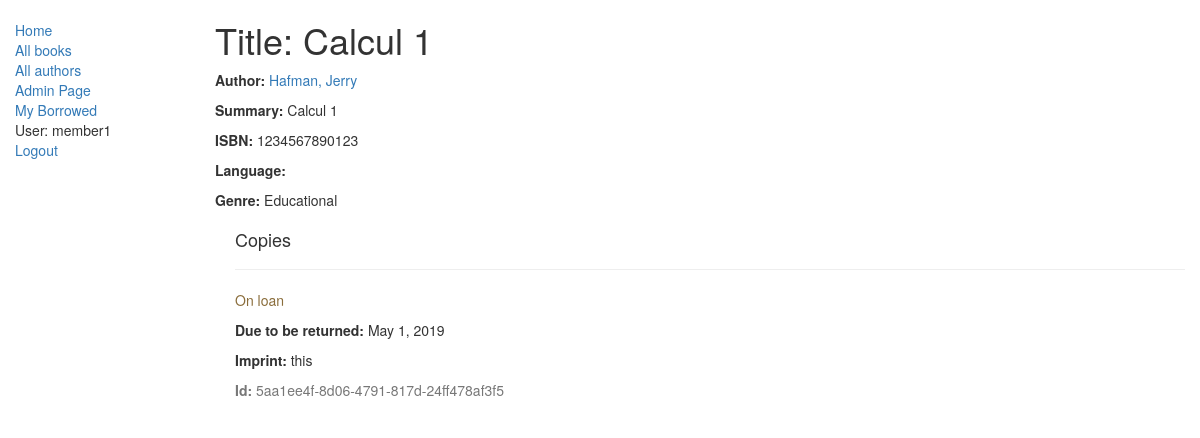
The page /catalog/book/1 (signed in) on the database its author committed.
### catalog/models.py (models this page shows, shortened)
class Book(models.Model):
    title = models.CharField(max_length=200)
    author = models.ForeignKey('Author', on_delete=models.SET_NULL, null=True)
    summary = models.TextField(max_length=1000, help_text="Enter a brief description of the book")
    isbn = models.CharField('ISBN',max_length=13, help_text='13 Character <a href="https://www.isbn-international.org/content/what-isbn">ISBN number</a>')
    genre = models.ManyToManyField(Genre, help_text="Select a genre for this book")
    def display_genre(self):
        """
        Creates a string for the Genre. This is required to display genre in Admin.
        """
        return ', '.join([ genre.name for genre in self.genre.all()[:3] ])
    display_genre.short_description = 'Genre'

class Author(models.Model):
    first_name = models.CharField(max_length=100)
    last_name = models.CharField(max_length=100)
    date_of_birth = models.DateField(null=True, blank=True)
    date_of_death = models.DateField('Died', null=True, blank=True)
    def __str__(self):
        return '%s, %s' % (self.last_name, self.first_name)

class Genre(models.Model):
    name = models.CharField(max_length=200, help_text="Enter a book genre (e.g. Science Fiction, French Poetry etc.)")
    def __str__(self):
        return self.name

class BookInstance(models.Model):
    id = models.UUIDField(primary_key=True, default=uuid.uuid4, help_text="Unique ID for this particular book across whole library")
    book = models.ForeignKey('Book', on_delete=models.SET_NULL, null=True)
    imprint = models.CharField(max_length=200)
    due_back = models.DateField(null=True, blank=True)
    LOAN_STATUS = (
        ('m', 'Maintenance'),
        ('o', 'On loan'),
        ('a', 'Available'),
        ('r', 'Reserved'),
    )
    status = models.CharField(max_length=1, choices=LOAN_STATUS, blank=True, default='m', help_text='Book availability')
    borrower = models.ForeignKey(User, on_delete=models.SET_NULL, null=True, blank=True)
    class Meta:
        ordering = ["due_back"]

### catalog/views.py (the view)
# urls.py: url(r'^book/(?P<pk>\d+)$', views.BookDetailView.as_view(), name='book-detail'),
class BookDetailView(generic.DetailView):
    model = models.Book
    template_name='catalog/book_detail.html'

### catalog/templates/catalog/book_detail.html
{% extends "catalog/base_generic.html" %}
{% block content %}
  <h1>Title: {{ book.title }}</h1>
  <p><strong>Author:</strong> <a href="">{{ book.author }}</a></p>
  <p><strong>Summary:</strong> {{ book.summary }}</p>
  <p><strong>ISBN:</strong> {{ book.isbn }}</p>
  <p><strong>Language:</strong> {{ book.language }}</p>
  <p><strong>Genre:</strong> {% for genre in book.genre.all %} {{ genre }}{% if not forloop.last %}, {% endif %}{% endfor %}</p>
  <div style="margin-left:20px;margin-top:20px">
    <h4>Copies</h4>
    {% for copy in book.bookinstance_set.all %}
    <hr>
    <p class="{% if copy.status == 'a' %}text-success{% elif copy.status == 'm' %}text-danger{% else %}text-warning{% endif %}">{{ copy.get_status_display }}</p>
    {% if copy.status != 'a' %}<p><strong>Due to be returned:</strong> {{copy.due_back}}</p>{% endif %}
    <p><strong>Imprint:</strong> {{copy.imprint}}</p>
    <p class="text-muted"><strong>Id:</strong> {{copy.id}}</p>
    {% endfor %}
  </div>
{% endblock %}

### catalog/templates/catalog/base_generic.html (shortened to what this page needs)
<!DOCTYPE html>
<html lang="en">
<head>
  <link rel="stylesheet" href="https://maxcdn.bootstrapcdn.com/bootstrap/3.3.7/css/bootstrap.min.css">
  {% load static %}
  <link rel="stylesheet" href="{% static 'catalog/styles.css' %}">
</head>
<body>
  <div class="container-fluid">
    <div class="row">
      <div class="col-sm-2">
      {% block sidebar %}
      <ul class="sidebar-nav">
        <li><a href="{% url 'catalog:index' %}">Home</a></li>
        <li><a href="{% url 'catalog:books' %}">All books</a></li>
        <li><a href="{% url 'catalog:authors'%}">All authors</a></li>
        <li><a href="/admin/"> Admin Page </a></li>
        <li><a href="{% url 'catalog:my-borrowed' %}">My Borrowed</a></li>
        {% if user.is_authenticated %}
              <li>User: {{ user.get_username }}</li>
              <li><a href="{% url 'logout'%}?next={{request.path}}">Logout</a></li>
        {% else %}
              <li><a href="{% url 'login'%}?next={{request.path}}">Login</a></li>
        {% endif %}
      </ul>
     {% endblock %}
      </div>
      <div class="col-sm-10 ">
      {% block content %}{% endblock %}
      </div>
    </div>
  </div>
</body>
</html>

### catalog/static/catalog/styles.css (style rules this page uses)
.sidebar-nav { margin-top: 20px; padding: 0; list-style: none; }

### rows shown on the page
Book: title "Calcul 1", author "Hafman, Jerry", summary "Calcul 1", isbn "1234567890123"
Genre: name "Educational"
BookInstance: status "On loan", due_back "May 1, 2019", imprint "this", id "5aa1ee4f-8d06-4791-817d-24ff478af3f5"

### other values the page prints
{{ user.get_username }} "member1"
